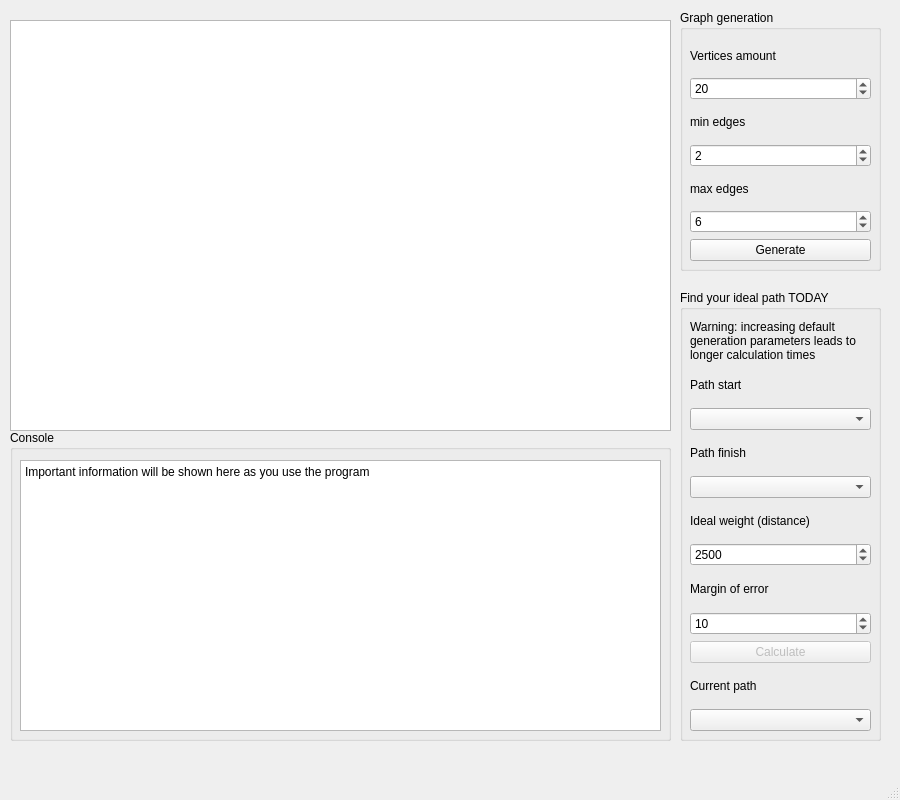
<?xml version="1.0" encoding="UTF-8"?>
<ui version="4.0">
 <class>MainWindow</class>
 <widget class="QMainWindow" name="MainWindow">
  <property name="enabled">
   <bool>true</bool>
  </property>
  <property name="geometry">
   <rect>
    <x>0</x>
    <y>0</y>
    <width>900</width>
    <height>800</height>
   </rect>
  </property>
  <property name="sizePolicy">
   <sizepolicy hsizetype="Fixed" vsizetype="Fixed">
    <horstretch>0</horstretch>
    <verstretch>0</verstretch>
   </sizepolicy>
  </property>
  <property name="minimumSize">
   <size>
    <width>900</width>
    <height>800</height>
   </size>
  </property>
  <property name="maximumSize">
   <size>
    <width>900</width>
    <height>800</height>
   </size>
  </property>
  <property name="windowTitle">
   <string>MainWindow</string>
  </property>
  <widget class="QWidget" name="centralwidget">
   <widget class="QGraphicsView" name="graphicsView">
    <property name="geometry">
     <rect>
      <x>10</x>
      <y>20</y>
      <width>661</width>
      <height>411</height>
     </rect>
    </property>
    <property name="sizePolicy">
     <sizepolicy hsizetype="Fixed" vsizetype="Fixed">
      <horstretch>0</horstretch>
      <verstretch>0</verstretch>
     </sizepolicy>
    </property>
   </widget>
   <widget class="QGroupBox" name="groupBox_generate">
    <property name="geometry">
     <rect>
      <x>680</x>
      <y>10</y>
      <width>201</width>
      <height>261</height>
     </rect>
    </property>
    <property name="title">
     <string>Graph generation</string>
    </property>
    <widget class="QWidget" name="verticalLayoutWidget">
     <property name="geometry">
      <rect>
       <x>10</x>
       <y>30</y>
       <width>181</width>
       <height>221</height>
      </rect>
     </property>
     <layout class="QVBoxLayout" name="verticalLayout_vNum">
      <item>
       <widget class="QLabel" name="label_vNum">
        <property name="text">
         <string>Vertices amount</string>
        </property>
        <property name="wordWrap">
         <bool>true</bool>
        </property>
       </widget>
      </item>
      <item>
       <widget class="QSpinBox" name="spinBox_vNum">
        <property name="minimum">
         <number>1</number>
        </property>
        <property name="maximum">
         <number>100</number>
        </property>
        <property name="value">
         <number>20</number>
        </property>
       </widget>
      </item>
      <item>
       <widget class="QLabel" name="label_eMin">
        <property name="text">
         <string>min edges</string>
        </property>
        <property name="wordWrap">
         <bool>true</bool>
        </property>
       </widget>
      </item>
      <item>
       <widget class="QSpinBox" name="spinBox_eMin">
        <property name="minimum">
         <number>0</number>
        </property>
        <property name="maximum">
         <number>100</number>
        </property>
        <property name="value">
         <number>2</number>
        </property>
       </widget>
      </item>
      <item>
       <widget class="QLabel" name="label_eMax">
        <property name="text">
         <string>max edges</string>
        </property>
        <property name="wordWrap">
         <bool>true</bool>
        </property>
       </widget>
      </item>
      <item>
       <widget class="QSpinBox" name="spinBox_eMax">
        <property name="minimum">
         <number>0</number>
        </property>
        <property name="maximum">
         <number>100</number>
        </property>
        <property name="value">
         <number>6</number>
        </property>
       </widget>
      </item>
      <item>
       <widget class="QPushButton" name="pushButton_generate">
        <property name="text">
         <string>Generate</string>
        </property>
       </widget>
      </item>
     </layout>
    </widget>
   </widget>
   <widget class="QGroupBox" name="groupBox_p">
    <property name="geometry">
     <rect>
      <x>680</x>
      <y>290</y>
      <width>201</width>
      <height>451</height>
     </rect>
    </property>
    <property name="title">
     <string>Find your ideal path TODAY</string>
    </property>
    <widget class="QWidget" name="verticalLayoutWidget_2">
     <property name="geometry">
      <rect>
       <x>10</x>
       <y>30</y>
       <width>181</width>
       <height>411</height>
      </rect>
     </property>
     <layout class="QVBoxLayout" name="verticalLayout_p">
      <item>
       <widget class="QLabel" name="label_pWarning">
        <property name="text">
         <string>Warning: increasing default generation parameters leads to longer calculation times</string>
        </property>
        <property name="wordWrap">
         <bool>true</bool>
        </property>
       </widget>
      </item>
      <item>
       <widget class="QLabel" name="label_pStart">
        <property name="text">
         <string>Path start</string>
        </property>
       </widget>
      </item>
      <item>
       <widget class="QComboBox" name="comboBox_pStart"/>
      </item>
      <item>
       <widget class="QLabel" name="label_pStart_pFinish">
        <property name="text">
         <string>Path finish</string>
        </property>
       </widget>
      </item>
      <item>
       <widget class="QComboBox" name="comboBox_pFinish"/>
      </item>
      <item>
       <widget class="QLabel" name="label_ideal">
        <property name="text">
         <string>Ideal weight (distance)</string>
        </property>
       </widget>
      </item>
      <item>
       <widget class="QSpinBox" name="spinBox_ideal">
        <property name="minimum">
         <number>1</number>
        </property>
        <property name="maximum">
         <number>100000</number>
        </property>
        <property name="value">
         <number>2500</number>
        </property>
       </widget>
      </item>
      <item>
       <widget class="QLabel" name="label_margin">
        <property name="text">
         <string>Margin of error</string>
        </property>
       </widget>
      </item>
      <item>
       <widget class="QSpinBox" name="spinBox_margin">
        <property name="minimum">
         <number>0</number>
        </property>
        <property name="maximum">
         <number>100000</number>
        </property>
        <property name="value">
         <number>10</number>
        </property>
       </widget>
      </item>
      <item>
       <widget class="QPushButton" name="pushButton_calculate">
        <property name="enabled">
         <bool>false</bool>
        </property>
        <property name="text">
         <string>Calculate</string>
        </property>
       </widget>
      </item>
      <item>
       <widget class="QLabel" name="label_pStart_pFinish_2">
        <property name="text">
         <string>Current path</string>
        </property>
       </widget>
      </item>
      <item>
       <widget class="QComboBox" name="comboBox_pNum"/>
      </item>
     </layout>
    </widget>
   </widget>
   <widget class="QGroupBox" name="groupBox_console">
    <property name="geometry">
     <rect>
      <x>10</x>
      <y>430</y>
      <width>661</width>
      <height>311</height>
     </rect>
    </property>
    <property name="title">
     <string>Console</string>
    </property>
    <widget class="QTextEdit" name="textEdit_console">
     <property name="geometry">
      <rect>
       <x>10</x>
       <y>30</y>
       <width>641</width>
       <height>271</height>
      </rect>
     </property>
     <property name="readOnly">
      <bool>true</bool>
     </property>
     <property name="html">
      <string>&lt;!DOCTYPE HTML PUBLIC &quot;-//W3C//DTD HTML 4.0//EN&quot; &quot;http://www.w3.org/TR/REC-html40/strict.dtd&quot;&gt;
&lt;html&gt;&lt;head&gt;&lt;meta name=&quot;qrichtext&quot; content=&quot;1&quot; /&gt;&lt;meta charset=&quot;utf-8&quot; /&gt;&lt;style type=&quot;text/css&quot;&gt;
p, li { white-space: pre-wrap; }
hr { height: 1px; border-width: 0; }
li.unchecked::marker { content: &quot;\2610&quot;; }
li.checked::marker { content: &quot;\2612&quot;; }
&lt;/style&gt;&lt;/head&gt;&lt;body style=&quot; font-family:'Segoe UI'; font-size:9pt; font-weight:400; font-style:normal;&quot;&gt;
&lt;p style=&quot; margin-top:0px; margin-bottom:0px; margin-left:0px; margin-right:0px; -qt-block-indent:0; text-indent:0px;&quot;&gt;Important information will be shown here as you use the program&lt;/p&gt;&lt;/body&gt;&lt;/html&gt;</string>
     </property>
     <property name="placeholderText">
      <string/>
     </property>
    </widget>
   </widget>
  </widget>
  <widget class="QMenuBar" name="menubar">
   <property name="geometry">
    <rect>
     <x>0</x>
     <y>0</y>
     <width>900</width>
     <height>21</height>
    </rect>
   </property>
  </widget>
  <widget class="QStatusBar" name="statusbar"/>
 </widget>
 <resources/>
 <connections/>
</ui>
